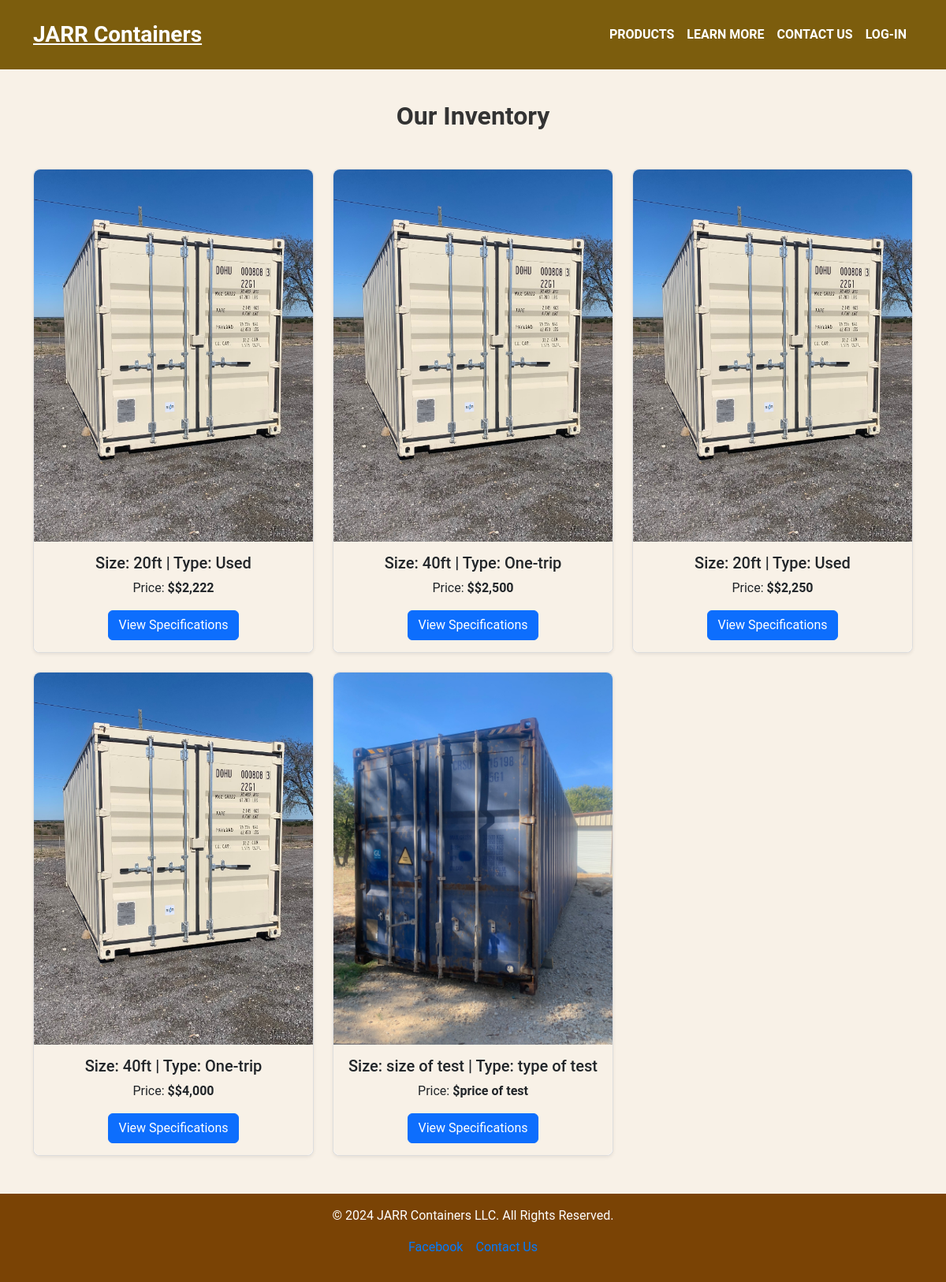
Page /products on the committed database.
### app.py (models this page shows, shortened)
class Container(db.Model):
    id = db.Column(db.Integer, primary_key=True)
    image1 = db.Column(db.String(200), nullable=True)
    image2 = db.Column(db.String(200), nullable=True)
    image3 = db.Column(db.String(200), nullable=True)
    image4 = db.Column(db.String(200), nullable=True)
    image5 = db.Column(db.String(200), nullable=True)
    price = db.Column(db.String(50), nullable=False)
    size = db.Column(db.String(50), nullable=False)
    type = db.Column(db.String(50), nullable=False)
    details = db.Column(db.Text, nullable=False)

### app.py (the view)
@app.route('/products')
def products():
    containers = Container.query.all()
    return render_template('products.html', containers=containers)

### templates/products.html (shortened to what this page needs)
{% extends 'base.html' %}
{% block content %}
<section class="container py-5">
    <h2 class="text-center mb-5">Our Inventory</h2>
    <div class="row gy-4">
        {% if containers %}
            {% for container in containers %}
            <div class="col-md-6 col-lg-4">
                <div class="card w-100 h-100 shadow-sm">
                    <img
                        src="{{ url_for('static', filename='uploads/' + container.image1) if container.image1 else url_for('static', filename='uploads/default.jpg') }}"
                        class="card-img-top"
                        alt="Container Image">
                    <div class="card-body">
                        <h5 class="card-title">Size: {{ container.size }} | Type: {{ container.type }}</h5>
                        <p class="card-text">Price: <strong>${{ container.price }}</strong></p>
                        <a href="{{ url_for('product_specifications', container_id=container.id) }}" class="btn btn-primary">View Specifications</a>
                    </div>
                </div>
            </div>
            {% endfor %}
        {% else %}
        <p class="text-center">No containers are available at the moment. Please check back later!</p>
        {% endif %}
    </div>
</section>
{% endblock %}

### templates/base.html (shortened to what this page needs)
<!DOCTYPE html>
<html lang="en">
<head>
    <link href="https://cdn.jsdelivr.net/npm/bootstrap@5.3.0-alpha1/dist/css/bootstrap.min.css" rel="stylesheet">
    <link rel="stylesheet" href="{{ url_for('static', filename='css/styles.css') }}">
</head>
<body>
    <header class="text-white py-3 fixed-top w-100" id="navbar">
        <div class="container d-flex justify-content-between align-items-center">
            <a href="/" class="text-white fs-3 fw-bold">JARR Containers</a>
            <nav class="navbar navbar-expand-lg navbar-light">
                <div class="collapse navbar-collapse" id="navbarNav">
                    <ul class="navbar-nav">
                        <li class="nav-item">
                            <a class="nav-link" href="products">Products</a>
                        </li>
                        <li class="nav-item">
                            <a class="nav-link" href="learn">Learn more</a>
                        </li>
                        <li class="nav-item">
                            <a class="nav-link" href="contact">Contact us</a>
                        </li>
                        <li class="nav-item">
                            <a class="nav-link" href="login">Log-in</a>
                        </li>
                    </ul>
                </div>
            </nav>
        </div>
    </header>
    {% block content %}
    {% endblock %}
    <footer class="custom-footer text-center py-3">
        <p>&copy; 2024 JARR Containers LLC. All Rights Reserved.</p>
        <ul class="list-unstyled d-flex justify-content-center gap-3">
            <li><a href="https://facebook.com" target="_blank" class="footer-link">Facebook</a></li>
            <li><a href="contact" class="footer-link">Contact Us</a></li>
        </ul>
    </footer>
</body>
</html>

### static/css/styles.css (style rules this page uses)
* { margin: 0; padding: 0; box-sizing: border-box; }
html, body { height: 100%; margin: 0; }
body { padding-top: 80px; font-family: 'Roboto', sans-serif; background-color: #f8f1e7; color: #000; display: flex; flex-direction: column; }
footer.custom-footer { background-color: #7a4305 !important; color: #fff; padding: 20px 0; width: 100%; }
.footer-link { color: #007bff; text-decoration: none; }
#navbar { z-index: 1000; background-color: #7c5d0d; }
.nav-link { text-transform: uppercase; font-weight: 600; color: #fff; }
section { padding: 60px 20px; }
section h2 { font-weight: 700; }
.card { border: 1px solid #ddd; border-radius: 8px; transition: transform 0.2s ease, box-shadow 0.2s ease; width: 30%; box-sizing: border-box; }
.card-img-top { width: 100%; height: auto; object-fit: cover; border-radius: 8px 8px 0 0; }
.card-body { text-align: center; background-color: #f8f1e7; border-radius: 0 0 8px 8px; padding: 15px; }
.card-text { font-size: medium; }
h2 { font-size: 2rem; font-weight: 700; color: #333; }

### rows in the picture
Container: size "20ft", type "Used", price "$2,222"
Container: size "40ft", type "One-trip", price "$2,500"
Container: size "20ft", type "Used", price "$2,250"
Container: size "40ft", type "One-trip", price "$4,000"
Container: image1 (picture), size "size of test", type "type of test", price "price of test"
